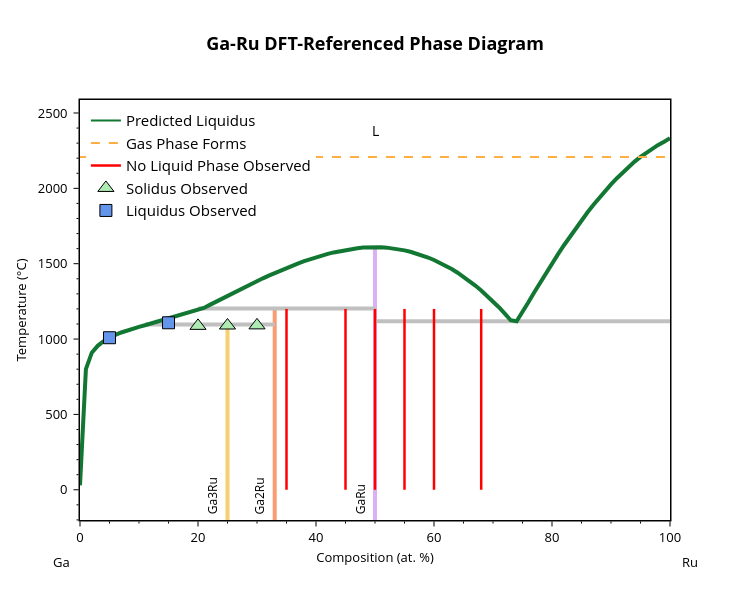

Notebook code cell kept with this figure:
### Markdown cell above
It appears that our initial prediction underestimated the melting temperatures in all compositions measured. Let's use this data to adjust the mixing parameters for the DFT-referenced liquid free energy

### Code cell
import numpy as np
from gliquid.binary import _x_vals

def optimize_predicted_params(bl: BinaryLiquid, known_points: list, predicted_params: list) -> tuple:

    hull_points = np.array([[p['comp'], p['energy']] for p in bl.phases if 'comp' in p])
    bl.eqs['h_hull_interp'] = np.interp(_x_vals[1:-1], hull_points[:, 0], hull_points[:, 1])
    bl.comp_range_fit_lim = 0
    bl.init_error = False
    bl.max_liq_temp = max(bl.component_data.values(), key=lambda x: x[1])[1]
    bl.min_liq_temp = min(bl.component_data.values(), key=lambda x: x[1])[1]
    bl.digitized_liq = [[p[0], p[1]] for p in known_points]

    mae, _ = bl.calculate_deviation_metrics(ignored_ranges=False, allow_sparse_data=True)
    print(f"Known points (Kelvin): {known_points}")
    print(f"Liquidus MAE from known points: {int(mae)}K")

    print(f"Original predicted parameters: {predicted_params}")

    bl.fit_parameters(verbose=True, max_iter=128, check_phase_mismatch=False, allow_sparse_data=True, 
                      disable_inv_constrs=True, params_init=predicted_params)
    
    print(f"Adjusted parameters: {bl.get_params()}")
    return bl.get_params()


# Add the GaRu phase such that it appears to match the experimental observations
bl.phases[1]['energy'] = -0.381 * 96485
bl.phases[2]['energy'] = -0.433 * 96485
GaRu_phase = {'name': 'GaRu', 'comp': 0.5, 'points': [], 'energy': -0.52 * 96485}
if not any(phase['name'] == 'GaRu' for phase in bl.phases):
    bl.phases.insert(3, GaRu_phase)

print("Solid phase energies (eV/atom):")
for p in bl.phases:
    if 'energy' in p:
        print(p['name'], round(p['energy']/96485, 3))
print("-" * 30)

measured_liq_points = [[p[0]/100.0, p[1]+273.15] for p in liquidus_points] # reformat to at. frac and Kelvin
measured_liq_points.append([0.73, 1125+273.15]) # add the low-temp liquidus point at 5 wt% Ru
adj_params = optimize_predicted_params(bl, measured_liq_points, ml_parameters)
fig = blp.get_plot('pred')
add_experimental_traces(fig)
fig.show()

### Figure 1 — Plotly figure (JSON) as saved in the notebook; plotly's stock layout.template omitted (floating-point values rounded to 4 significant figures)
{"data": [{"hovertemplate": "label=Ga3Ru<br>x=%{x}<br>t=%{y}<extra></extra>", "legendgroup": "Ga3Ru", "line": {"color": "rgb(246, 207, 113)", "dash": "solid", "width": 4}, "marker": {"symbol": "circle"}, "mode": "lines", "name": "Ga3Ru", "orientation": "v", "showlegend": false, "type": "scatter", "x": [25, 25, 25, 25, 25, 25, 25, 25, 25, 25, 25, 25, 25, 25], "xaxis": "x", "y": [29.75, 800.4, 1096.0, 1091.0, 1070.0, 1081.0, 955.1, 909.7, 1028.0, 985.6, 1009.0, 1058.0, 1044.0, -273.1], "yaxis": "y"}, {"hovertemplate": "label=Ga2Ru<br>x=%{x}<br>t=%{y}<extra></extra>", "legendgroup": "Ga2Ru", "line": {"color": "rgb(248, 156, 116)", "dash": "solid", "width": 4}, "marker": {"symbol": "circle"}, "mode": "lines", "name": "Ga2Ru", "orientation": "v", "showlegend": false, "type": "scatter", "x": [33, 33, 33, 33, 33, 33, 33, 33, 33, 33, 33, 33], "xaxis": "x", "y": [1096.0, 1195.0, 1203.0, 1164.0, 1103.0, 1116.0, 1129.0, 1185.0, 1175.0, 1153.0, 1141.0, -273.1], "yaxis": "y"}, {"hovertemplate": "label=GaRu<br>x=%{x}<br>t=%{y}<extra></extra>", "legendgroup": "GaRu", "line": {"color": "rgb(220, 176, 242)", "dash": "solid", "width": 4}, "marker": {"symbol": "circle"}, "mode": "lines", "name": "GaRu", "orientation": "v", "showlegend": false, "type": "scatter", "x": [50, 50, 50, 50, 50, 50, 50, 50, 50, 50, 50, 50, 50, 50, 50, 50, 50, 50, 50, 50, 50, 50, 50, 50, 50, 50, 50, 50, 50, 50, 50, 50, 50, 50, 50, 50, 50, 50, 50, 50, 50, 50, 50, 50, 50, 50, 50, 50, 50, 50, 50, 50, 50, 50, 50, 50, 50], "xaxis": "x", "y": [1543.0, 1530.0, 1554.0, 1565.0, 1575.0, 1455.0, 1596.0, 1568.0, 1464.0, 1525.0, 1169.0, 1591.0, 1583.0, 1602.0, 1607.0, 1611.0, 1609.0, 1502.0, 1517.0, 1487.0, 1472.0, 1366.0, 1385.0, 1347.0, 1203.0, 1206.0, 1579.0, 1589.0, 1541.0, 1556.0, 1414.0, 1440.0, 1486.0, 1507.0, 1118.0, 1125.0, 1386.0, 1355.0, 1288.0, 1323.0, 1251.0, 1211.0, 1598.0, 1603.0, 1607.0, 1438.0, 1227.0, 1247.0, 1611.0, 1610.0, 1403.0, 1421.0, 1327.0, 1308.0, 1268.0, 1288.0, -273.1], "yaxis": "y"}, {"hovertemplate": "x=%{x}<br>y=%{y}<extra></extra>", "legendgroup": "", "line": {"color": "Silver", "dash": "solid", "width": 4}, "marker": {"symbol": "circle"}, "mode": "lines", "name": "", "orientation": "v", "showlegend": false, "type": "scatter", "x": [50, 74, 100], "xaxis": "x", "y": [1118.0, 1118.0, 1118.0], "yaxis": "y"}, {"hovertemplate": "x=%{x}<br>y=%{y}<extra></extra>", "legendgroup": "", "line": {"color": "Silver", "dash": "solid", "width": 4}, "marker": {"symbol": "circle"}, "mode": "lines", "name": "", "orientation": "v", "showlegend": false, "type": "scatter", "x": [11, 25, 33], "xaxis": "x", "y": [1096.0, 1096.0, 1096.0], "yaxis": "y"}, {"hovertemplate": "x=%{x}<br>y=%{y}<extra></extra>", "legendgroup": "", "line": {"color": "Silver", "dash": "solid", "width": 4}, "marker": {"symbol": "circle"}, "mode": "lines", "name": "", "orientation": "v", "showlegend": false, "type": "scatter", "x": [20, 33, 50], "xaxis": "x", "y": [1203.0, 1203.0, 1203.0], "yaxis": "y"}, {"hovertemplate": "label=L<br>x=%{x}<br>t=%{y}<extra></extra>", "legendgroup": "L", "line": {"color": "#117733", "dash": "solid", "width": 4}, "marker": {"symbol": "circle"}, "mode": "lines", "name": "L", "orientation": "v", "showlegend": false, "type": "scatter", "x": [0, 1, 2, 3, 4, 5, 6, 7.0, 8, 9, 10, 11, 12, 13, 14.0, 15, 16, 17, 18, 19, 20, 21, 22, 23, 24, 25, 26, 27, 28.0, 29.0, 30, 31, 32, 33, 34, 35, 36, 37, 38, 39, 40, 41, 42, 43, 44, 45, 46, 47, 48, 49, 50, 51, 52, 53, 54, 55.0, 56.0, 57.0, 58.0, 59, 60, 61, 62, 63, 64, 65, 66, 67, 68, 69, 70, 71, 72, 73, 74, 75, 76, 77, 78, 79, 80, 81, 82, 83, 84, 85, 86, 87, 88, 89, 90, 91, 92, 93, 94, 95, 96, 97, 98, 99, 100], "xaxis": "x", "y": [29.75, 800.4, 909.7, 955.1, 985.6, 1009.0, 1028.0, 1044.0, 1058.0, 1070.0, 1081.0, 1091.0, 1103.0, 1116.0, 1129.0, 1141.0, 1153.0, 1164.0, 1175.0, 1185.0, 1195.0, 1206.0, 1227.0, 1247.0, 1268.0, 1288.0, 1308.0, 1327.0, 1347.0, 1366.0, 1385.0, 1403.0, 1421.0, 1438.0, 1455.0, 1472.0, 1487.0, 1502.0, 1517.0, 1530.0, 1543.0, 1554.0, 1565.0, 1575.0, 1583.0, 1591.0, 1598.0, 1603.0, 1607.0, 1610.0, 1611.0, 1609.0, 1607.0, 1602.0, 1596.0, 1589.0, 1579.0, 1568.0, 1556.0, 1541.0, 1525.0, 1507.0, 1486.0, 1464.0, 1440.0, 1414.0, 1386.0, 1355.0, 1323.0, 1288.0, 1251.0, 1211.0, 1169.0, 1125.0, 1118.0, 1177.0, 1244.0, 1311.0, 1376.0, 1439.0, 1501.0, 1562.0, 1621.0, 1678.0, 1734.0, 1787.0, 1839.0, 1889.0, 1937.0, 1983.0, 2026.0, 2067.0, 2106.0, 2143.0, 2177.0, 2209.0, 2238.0, 2264.0, 2288.0, 2310.0, 2333.0], "yaxis": "y"}, {"marker": {"color": "#117733"}, "mode": "lines", "name": "Predicted Liquidus", "showlegend": true, "type": "scatter", "x": [null], "y": [null]}, {"line": {"color": "#FFAE43", "dash": "dash"}, "mode": "lines", "name": "Gas Phase Forms", "showlegend": true, "type": "scatter", "x": [0, 100], "y": [2208, 2208]}, {"line": {"color": "red", "width": 2.5}, "mode": "lines", "name": "No Liquid Phase Observed", "showlegend": true, "type": "scatter", "x": [35, 35], "y": [0, 1200]}, {"line": {"color": "red", "width": 2.5}, "mode": "lines", "showlegend": false, "type": "scatter", "x": [45, 45], "y": [0, 1200]}, {"line": {"color": "red", "width": 2.5}, "mode": "lines", "showlegend": false, "type": "scatter", "x": [50, 50], "y": [0, 1200]}, {"line": {"color": "red", "width": 2.5}, "mode": "lines", "showlegend": false, "type": "scatter", "x": [55, 55], "y": [0, 1200]}, {"line": {"color": "red", "width": 2.5}, "mode": "lines", "showlegend": false, "type": "scatter", "x": [60, 60], "y": [0, 1200]}, {"line": {"color": "red", "width": 2.5}, "mode": "lines", "showlegend": false, "type": "scatter", "x": [68, 68], "y": [0, 1200]}, {"marker": {"color": "#ADEBB3", "line": {"color": "black", "width": 1}, "size": 14, "symbol": "triangle-up"}, "mode": "markers", "name": "Solidus Observed", "type": "scatter", "x": [20, 25, 30], "y": [1088.0, 1090.0, 1091.0]}, {"marker": {"color": "cornflowerblue", "line": {"color": "black", "width": 1}, "size": 12, "symbol": "square"}, "mode": "markers", "name": "Liquidus Observed", "type": "scatter", "x": [5, 15], "y": [1009.0, 1108.0]}], "layout": {"annotations": [{"borderpad": 5, "font": {"color": "black", "size": 12}, "showarrow": false, "text": "Ga3Ru", "textangle": -90, "x": 22.5, "y": -200.6, "yanchor": "bottom"}, {"borderpad": 5, "font": {"color": "black", "size": 12}, "showarrow": false, "text": "Ga2Ru", "textangle": -90, "x": 30.5, "y": -200.6, "yanchor": "bottom"}, {"borderpad": 5, "font": {"color": "black", "size": 12}, "showarrow": false, "text": "GaRu", "textangle": -90, "x": 47.5, "y": -200.6, "yanchor": "bottom"}, {"font": {"color": "black", "size": 14}, "showarrow": false, "text": "L", "x": 50, "y": 2384.0}, {"font": {"color": "black", "size": 13}, "showarrow": false, "text": "Ga", "x": -0.05, "xanchor": "left", "xref": "paper", "y": -0.1, "yanchor": "middle", "yref": "paper"}, {"font": {"color": "black", "size": 13}, "showarrow": false, "text": "Ru", "x": 1.05, "xanchor": "right", "xref": "paper", "y": -0.1, "yanchor": "middle", "yref": "paper"}], "font": {"color": "black", "size": 13}, "height": 600, "legend": {"font": {"size": 15}, "x": 0.01, "xanchor": "left", "y": 0.99, "yanchor": "top"}, "plot_bgcolor": "white", "showlegend": true, "title": {"font": {"color": "black", "size": 18}, "text": "<b>Ga-Ru DFT-Referenced Phase Diagram</b>", "x": 0.5, "xanchor": "center"}, "width": 750, "xaxis": {"linecolor": "black", "linewidth": 1.5, "minor": {"nticks": 5, "tickcolor": "black", "ticklen": 2, "ticks": "outside", "tickwidth": 1}, "mirror": true, "range": [0, 100], "showline": true, "tickcolor": "black", "tickformat": ".0f", "ticklen": 5, "ticks": "outside", "tickwidth": 1, "title": {"font": {"size": 13}, "standoff": 8, "text": "Composition (at. %)"}}, "yaxis": {"linecolor": "black", "linewidth": 1.5, "minor": {"nticks": 5, "tickcolor": "black", "ticklen": 2, "ticks": "outside", "tickwidth": 1}, "mirror": true, "range": [-200.6, 2586.0], "showline": true, "tickcolor": "black", "ticklen": 5, "ticks": "outside", "ticksuffix": " ", "tickwidth": 1, "title": {"font": {"size": 13}, "standoff": 8, "text": "Temperature (°C)"}}}}
